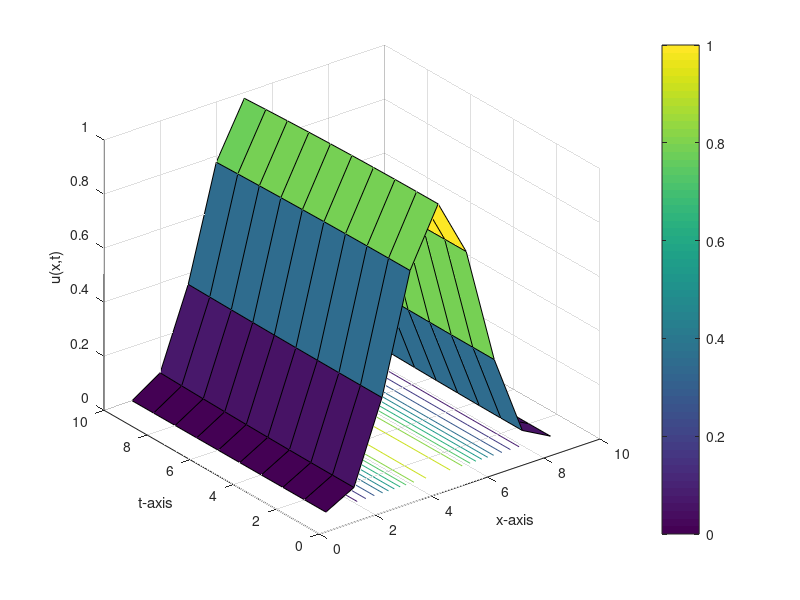
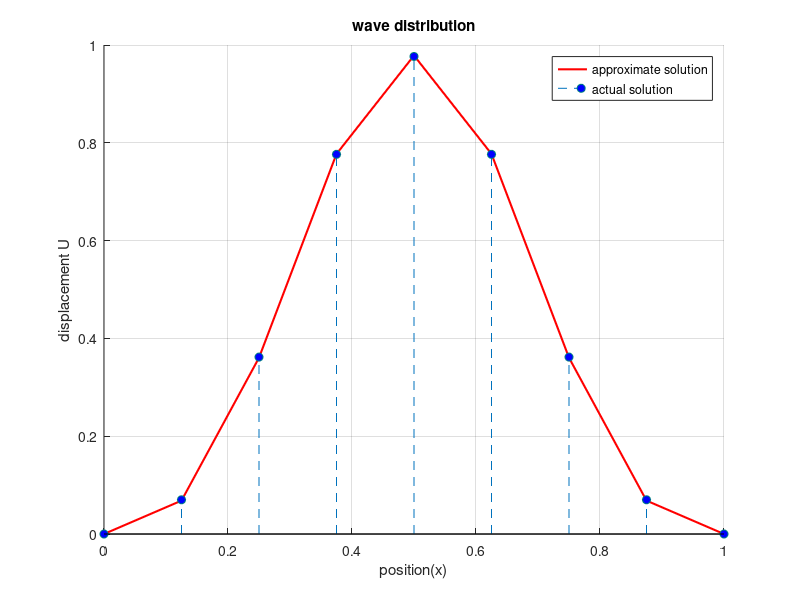

Here is the MATLAB script that generated these plots, in order:
    % Approximate the one dimensional wave equation
    %
    % d^2u/dt^2 = d^2u/dx^2,   0 < x < 1,  t > 0
    %
    % which is subject to the initial conditions
    % u(x,0) = sin(pi*x)^3   and   du(x,0)/dt = 0   for all 0 <= x <= 1
    %
    % and the boundary conditions
    % u(0,t) = u(1,t) = 0,   t > 0
    %
    % and compare the result at t = 0.04 to the actual solution
    % u(x,t) = (3/4)*sin(pi*x)*cos(pi*t) - (1/4)*sin(3*pi*x)*cos(3*pi*t)

    function wave3
    clc
    clear all
    clf
    c=1;
    a=0;
    b=1;
    tf=0.04;
    n=9;
    m=10;
    c1=0;
    c2=0;
    h=(b-a)/(n-1);
    k=(tf-0)/(m-1);
    r=(c*k)/h;
    s1=1-r^2;
    s2=2-2*r^2;
    U=zeros(n,m);
    for j=1:m
        U(1,j)=c1;
        U(n,j)=c2;
    end
    for i=2:n-1
        U(i,1)=f(a+(i-1)*h);
        U(i,2)=s1*f(a+h*(i-1))+k*g(a+h*(i-1))+(r^2)/2*(f(a+(i-2)*h)+f(a+i*h));
    end
    for j=3:m
        for i=2:n-1
            U(i,j)=s2*U(i,j-1)-U(i,j-2)+(r^2)*(U(i+1,j-1)+U(i-1,j-1));
        end
    end
    disp('Result=')
    num2str(U')
    figure (1)
    clf
    surfc(U')
    colorbar
    grid on
    xlabel('x-axis');
    ylabel('t-axis');
    zlabel('u(x,t)');
    hold off
    figure(2)
    x(1)=a;
    x(n)=b;
    for i=2:n-1
        x(i)=x(i-1)+h;
    end
    title('wave distribution');
    hold on
    grid on
    xlabel('position(x)');
    ylabel('displacement U');
    sum=0.0;
    for i=1:n
        v1(i)=U(i,m);%approximate solution depends on the value of m
        v2(i)=((3/4)*sin(pi*x(i))*cos(pi*tf))-((1/4)*sin(3*pi*x(i))*cos(3*pi*tf)); %Exact solution at t=0.04
        sum=sum+(v1(i)-v2(i))*(v1(i)-v2(i));
    end
    rmse=sqrt(sum/length(v1))
    plot(x,v1,'-r','LineWidth',1.5)
    hold on
    stem(x,v2,'--','MarkerEdgeColor',[0 .5 .5],'MarkerFaceColor','blue')
    grid on
    legend('approximate solution','actual solution');
    hold off
    function z=f(x)
    z=((sin(pi*x))^3);
    function b=g(x)
    b=0;
